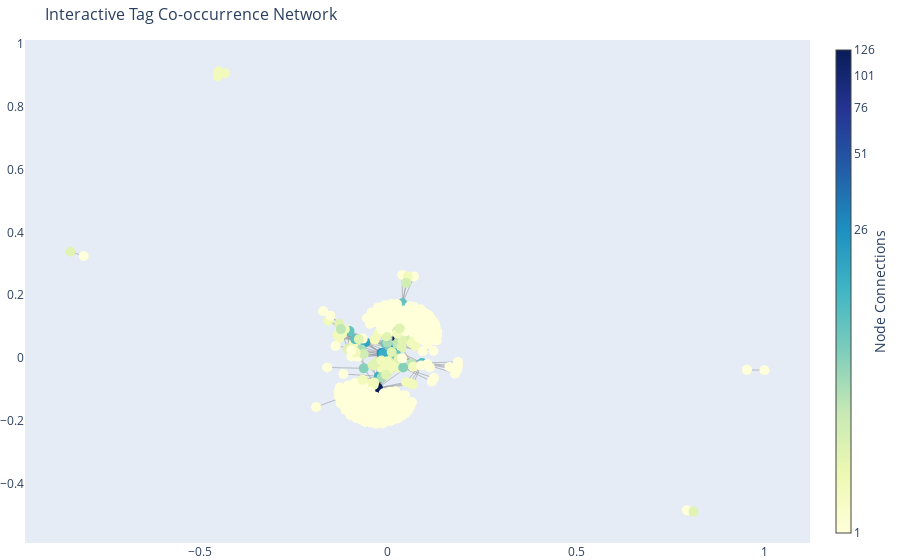

Notebook code cell kept with this figure:
### Code cell
import plotly.graph_objects as go

G = nx.Graph()


for subjects in df['subjects'].dropna().head(1000):
    for i, subject1 in enumerate(subjects):
        for subject2 in subjects[i+1:]:
            if G.has_edge(subject1, subject2):
                G[subject1][subject2]['weight'] += 1
            else:
                G.add_edge(subject1, subject2, weight=1)

G_filtered = nx.Graph((u, v, e) for u, v, e in G.edges(data=True) if e['weight'] > 5)

pos = nx.spring_layout(G_filtered, k=0.1, seed=42)

edge_x = []
edge_y = []
for edge in G_filtered.edges():
    x0, y0 = pos[edge[0]]
    x1, y1 = pos[edge[1]]
    edge_x.extend([x0, x1, None])
    edge_y.extend([y0, y1, None])

node_x = []
node_y = []
node_size = []
node_text = []
for node in G_filtered.nodes():
    x, y = pos[node]
    node_x.append(x)
    node_y.append(y)
    node_size.append(G_filtered.degree[node])
    node_text.append(f"{node}<br>Connections: {G_filtered.degree[node]}")

edge_trace = go.Scatter(
    x=edge_x,
    y=edge_y,
    line=dict(width=0.5, color='#888'),
    hoverinfo='none',
    mode='lines'
)

node_color = [np.log(degree + 1) for degree in node_size]  # Log scale for color
node_colorbar = [degree for degree in node_size]  # Original degree counts for colorbar ticks

node_trace = go.Scatter(
    x=node_x,
    y=node_y,
    mode='markers',
    hoverinfo='text',
    marker=dict(
        showscale=True,
        colorscale='YlGnBu',  # Color gradient for log-scaled hue
        size=10,              # Fixed node size (no change)
        color=node_color,     # Logarithmic scale for color
        colorbar=dict(
            thickness=15,
            title="Node Connections",
            tickvals=[np.log(i + 1) for i in range(1, max(node_size) + 1, int(max(node_size)/5))],  # Adjust ticks based on log scale
            ticktext=[str(i) for i in range(1, max(node_size) + 1, int(max(node_size)/5))],  # Display original counts on colorbar ticks
            xanchor='left',
            titleside='right'
        )
    ),
    text=node_text
)
fig = go.Figure(data=[edge_trace, node_trace],
                layout=go.Layout(
                    title='Interactive Tag Co-occurrence Network',
                    titlefont_size=16,
                    showlegend=False,
                    hovermode='closest',
                    margin=dict(b=0, l=0, r=0, t=40),
                    xaxis=dict(showgrid=False, zeroline=False),
                    yaxis=dict(showgrid=False, zeroline=False)
                ))

fig.show()

### Figure 1 — Plotly figure (JSON) as saved in the notebook; plotly's stock layout.template omitted (floating-point values rounded to 4 significant figures; data arrays with more than 128 entries replaced by an {"elided": "..."} marker saying what was removed)
{"data": [{"hoverinfo": "none", "line": {"color": "#888", "width": 0.5}, "mode": "lines", "type": "scatter", "x": {"elided": "1296 float values"}, "y": {"elided": "1296 float values"}}, {"hoverinfo": "text", "marker": {"color": {"elided": "278 float values"}, "colorbar": {"thickness": 15, "ticktext": ["1", "26", "51", "76", "101", "126"], "tickvals": [0.6931, 3.296, 3.951, 4.344, 4.625, 4.844], "title": {"side": "right", "text": "Node Connections"}, "xanchor": "left"}, "colorscale": [[0, "rgb(255,255,217)"], [0.125, "rgb(237,248,177)"], [0.25, "rgb(199,233,180)"], [0.375, "rgb(127,205,187)"], [0.5, "rgb(65,182,196)"], [0.625, "rgb(29,145,192)"], [0.75, "rgb(34,94,168)"], [0.875, "rgb(37,52,148)"], [1, "rgb(8,29,88)"]], "showscale": true, "size": 10}, "mode": "markers", "text": {"elided": "278 str values"}, "type": "scatter", "x": {"elided": "278 float values"}, "y": {"elided": "278 float values"}}], "layout": {"hovermode": "closest", "margin": {"b": 0, "l": 0, "r": 0, "t": 40}, "showlegend": false, "title": {"font": {"size": 16}, "text": "Interactive Tag Co-occurrence Network"}, "xaxis": {"showgrid": false, "zeroline": false}, "yaxis": {"showgrid": false, "zeroline": false}}}
